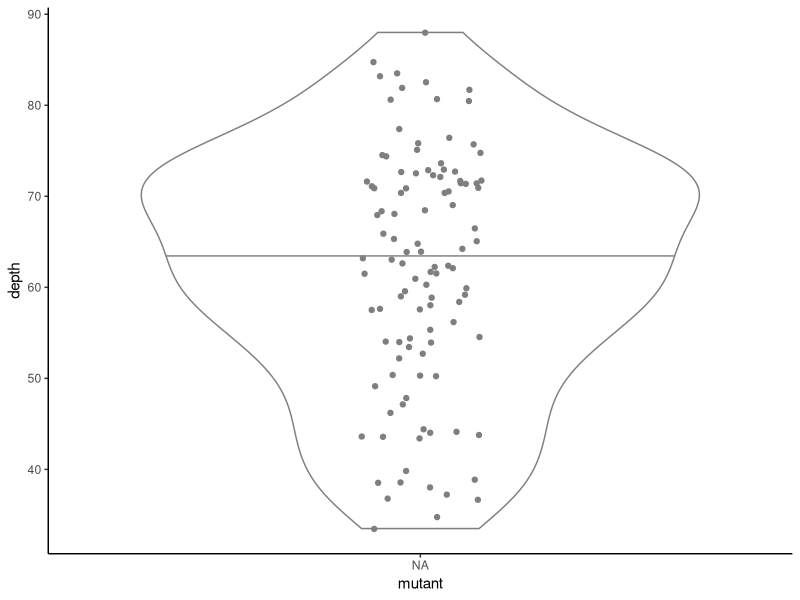
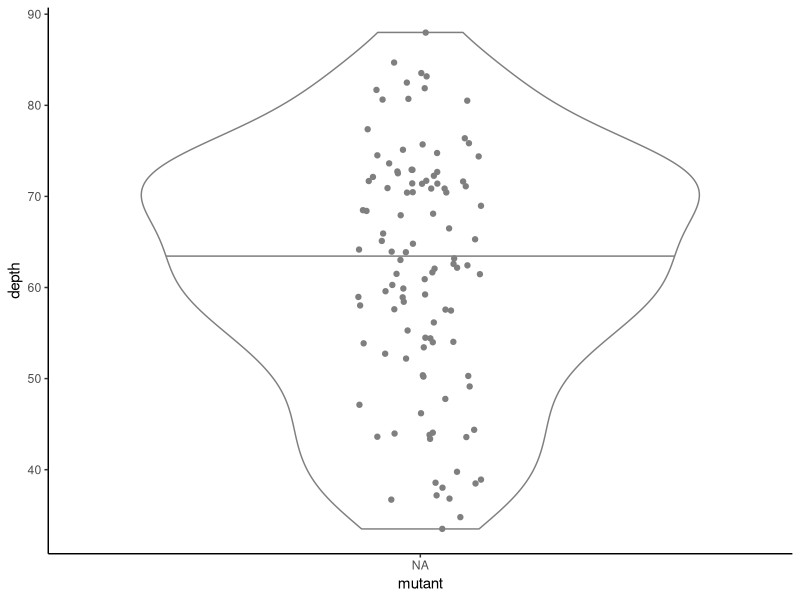

Write R code to recreate these figures, in order. (Note: this script raises an error after producing the figures.)
## ---- chunk 1
knitr::opts_chunk$set(echo = TRUE, tidy = TRUE, cache = FALSE)
library(ggplot2)
## ---- chunk 2
# Load raw ROI measurements from ImageJ
results <- read.delim("results.txt")

# Replace label by filename
results$Label <- sapply(strsplit(results$Label, ":"), "[", 1)

# Load sample info and merge with results
samples <- read.delim("samples.csv", sep = ",")
results <- merge(results, samples, by = "Label", all.x = TRUE)

## ---- chunk 3
# Plot stocks together
ggplot(results, aes(Genotype, Length, color = Genotype)) + geom_violin(draw_quantiles = c("0.5"), show.legend = FALSE) + geom_jitter(width = 0.1, show.legend = FALSE) + labs(x = "mutant", y = "depth") + scale_color_manual(values=c("#0072b2", "#e69f03")) + theme_classic()
ggsave("depth_all.png")

# Plot stocks separately
ggplot(results, aes(Genotype, Length, fill = Genotype)) +
  geom_violin(draw_quantiles = c("0.5"), show.legend = FALSE) +
  geom_jitter(alpha = 0.8, width = 0.1, size = 2, show.legend = FALSE) +
  facet_wrap(~Sample, strip.position = "top") +
  labs(x = "mutants", y = "depth") +
  scale_color_manual(values=c("#0072b2", "#e69f03")) +
  scale_fill_manual(values=c("#0072b2", "#e69f03")) +
  theme_classic() +
  theme(text =  element_text(size = 25),
        strip.background = element_blank(),
        strip.placement = "outside",
        strip.text.x = element_text(face = "italic"),
        panel.background = element_rect(colour = "black", size=1))
ggsave("depth_facet.png", width = 10, height = 5)


